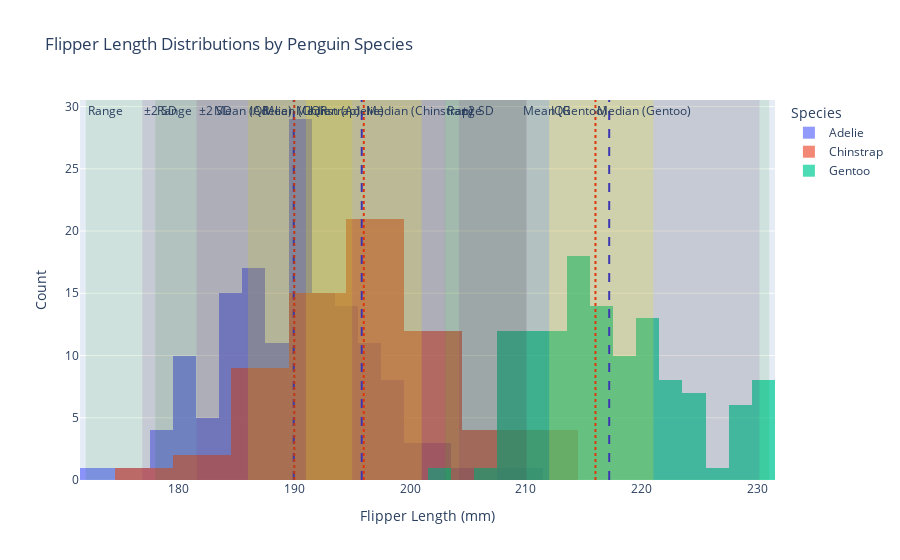

Notebook code for this chart:
### Markdown cell above
#### 1. Use [_fig.add_[h/v]line()_](https://plotly.com/python/horizontal-vertical-shapes/) and [_fig.add_[h/v]rect()_](https://plotly.com/python/line-charts/) to mark, respspectively, location (mean and median) and scale (range, interquartile range, and a range defined by two standard deviations away from the mean in both directions) of `flipper_length_mm` for each `species` onto `plotly` histograms of `flipper_length_mm` for each `species` in the penguins dataset<br>

<details class="details-example"><summary style="color:blue"><u>Further Guidance</u></summary>

> - _There are several considerations in this problem..._
>     - _The histograms can be on the same figure, on separate figures, or separated into different panels in the same figure_
>     - _The elements within a figure should be well annotated, probobably using a so-called legend to help make sure annotations don't overlap each other and are clear and readible_
> - _There are several ways to approach this problem..._
>     - _You will likely be very pleased when you run the code returned to you as the result of pasting this question in as a prompt into a ChatBot session; but, you will also likely need to interact with the ChatBot to ask for adjustments to the code which give a final satisfactory figure (and this is the recommended approach to get the experience this problem intends you to have)_
>     - _**When using a ChatBot, if the code provided by your ChatBot results in an error, show the error to your ChatBot and iterate this process with the adjusted "fixed" code provided by the ChatBot... this process usually converges some something workable that's pretty close to what you were going for**_
>     - <u>**And don't forget, a ChatBot can explain what how code it provides works, if you ask it to...**</u>
>     - _You could alternatively figure out how to code this plot up for yourself by looking at the provided documentation links and perhaps using some additional google searchers or ChatBot queries to help out with specific issues or examples; and, if you end up interested in figuring out a little more how the code works that's great and definitely feel free to go ahead and do so, but at this stage the point of this problem is to understand the general ideas of figures themselves as opposed to being an expert about the code that generated them_
    
</details>

### Code cell
import seaborn as sns
import pandas as pd

# Load the penguins dataset
penguins = sns.load_dataset('penguins')

# Drop rows with missing values in flipper_length_mm
penguins = penguins.dropna(subset=['flipper_length_mm'])

# Group by species and calculate statistics
stats = penguins.groupby('species')['flipper_length_mm'].agg(
    mean='mean', 
    median='median', 
    min_val='min', 
    max_val='max', 
    std='std', 
    q1=lambda x: x.quantile(0.25), 
    q3=lambda x: x.quantile(0.75)
).reset_index()

# Add columns for ± 2 standard deviations
stats['mean_minus_2std'] = stats['mean'] - 2 * stats['std']
stats['mean_plus_2std'] = stats['mean'] + 2 * stats['std']

import plotly.express as px
import plotly.graph_objects as go

# Create a figure for each species
fig = go.Figure()

for species in stats['species']:
    # Filter data for the species
    species_data = penguins[penguins['species'] == species]
    
    # Add a histogram for the species
    fig.add_trace(go.Histogram(
        x=species_data['flipper_length_mm'], 
        name=species,
        opacity=0.7
    ))

    # Get species statistics
    species_stats = stats[stats['species'] == species].iloc[0]

    # Add vertical lines for mean and median
    fig.add_vline(x=species_stats['mean'], line=dict(color='blue', dash='dash'), annotation_text=f"Mean ({species})", annotation_position="top left")
    fig.add_vline(x=species_stats['median'], line=dict(color='red', dash='dot'), annotation_text=f"Median ({species})", annotation_position="top right")

    # Add rectangles for range, IQR, and ±2 standard deviations
    # Range
    fig.add_vrect(x0=species_stats['min_val'], x1=species_stats['max_val'], 
                  fillcolor="green", opacity=0.1, line_width=0, 
                  annotation_text="Range", annotation_position="top left")
    
    # IQR
    fig.add_vrect(x0=species_stats['q1'], x1=species_stats['q3'], 
                  fillcolor="yellow", opacity=0.2, line_width=0, 
                  annotation_text="IQR", annotation_position="top left")
    
    # ±2 standard deviations
    fig.add_vrect(x0=species_stats['mean_minus_2std'], x1=species_stats['mean_plus_2std'], 
                  fillcolor="purple", opacity=0.1, line_width=0, 
                  annotation_text="±2 SD", annotation_position="top left")

    fig.update_layout(
    title="Flipper Length Distributions by Penguin Species",
    barmode="overlay",
    xaxis_title="Flipper Length (mm)",
    yaxis_title="Count",
    legend_title="Species"
)

fig.show()

### Figure 1 — Plotly figure (JSON) as saved in the notebook; plotly's stock layout.template omitted (floating-point values rounded to 4 significant figures; data arrays with more than 128 entries replaced by an {"elided": "..."} marker saying what was removed)
{"data": [{"name": "Adelie", "opacity": 0.7, "type": "histogram", "x": {"elided": "151 int values"}}, {"name": "Chinstrap", "opacity": 0.7, "type": "histogram", "x": [192, 196, 193, 188, 197, 198, 178, 197, 195, 198, 193, 194, 185, 201, 190, 201, 197, 181, 190, 195, 181, 191, 187, 193, 195, 197, 200, 200, 191, 205, 187, 201, 187, 203, 195, 199, 195, 210, 192, 205, 210, 187, 196, 196, 196, 201, 190, 212, 187, 198, 199, 201, 193, 203, 187, 197, 191, 203, 202, 194, 206, 189, 195, 207, 202, 193, 210, 198]}, {"name": "Gentoo", "opacity": 0.7, "type": "histogram", "x": [211, 230, 210, 218, 215, 210, 211, 219, 209, 215, 214, 216, 214, 213, 210, 217, 210, 221, 209, 222, 218, 215, 213, 215, 215, 215, 216, 215, 210, 220, 222, 209, 207, 230, 220, 220, 213, 219, 208, 208, 208, 225, 210, 216, 222, 217, 210, 225, 213, 215, 210, 220, 210, 225, 217, 220, 208, 220, 208, 224, 208, 221, 214, 231, 219, 230, 214, 229, 220, 223, 216, 221, 221, 217, 216, 230, 209, 220, 215, 223, 212, 221, 212, 224, 212, 228, 218, 218, 212, 230, 218, 228, 212, 224, 214, 226, 216, 222, 203, 225, 219, 228, 215, 228, 216, 215, 210, 219, 208, 209, 216, 229, 213, 230, 217, 230, 217, 222, 214, 215, 222, 212, 213]}], "layout": {"annotations": [{"showarrow": false, "text": "Mean (Adelie)", "x": 190.0, "xanchor": "right", "xref": "x", "y": 1, "yanchor": "top", "yref": "y domain"}, {"showarrow": false, "text": "Median (Adelie)", "x": 190, "xanchor": "left", "xref": "x", "y": 1, "yanchor": "top", "yref": "y domain"}, {"showarrow": false, "text": "Range", "x": 172, "xanchor": "left", "xref": "x", "y": 1, "yanchor": "top", "yref": "y domain"}, {"showarrow": false, "text": "IQR", "x": 186, "xanchor": "left", "xref": "x", "y": 1, "yanchor": "top", "yref": "y domain"}, {"showarrow": false, "text": "±2 SD", "x": 176.9, "xanchor": "left", "xref": "x", "y": 1, "yanchor": "top", "yref": "y domain"}, {"showarrow": false, "text": "Mean (Chinstrap)", "x": 195.8, "xanchor": "right", "xref": "x", "y": 1, "yanchor": "top", "yref": "y domain"}, {"showarrow": false, "text": "Median (Chinstrap)", "x": 196, "xanchor": "left", "xref": "x", "y": 1, "yanchor": "top", "yref": "y domain"}, {"showarrow": false, "text": "Range", "x": 178, "xanchor": "left", "xref": "x", "y": 1, "yanchor": "top", "yref": "y domain"}, {"showarrow": false, "text": "IQR", "x": 191, "xanchor": "left", "xref": "x", "y": 1, "yanchor": "top", "yref": "y domain"}, {"showarrow": false, "text": "±2 SD", "x": 181.6, "xanchor": "left", "xref": "x", "y": 1, "yanchor": "top", "yref": "y domain"}, {"showarrow": false, "text": "Mean (Gentoo)", "x": 217.2, "xanchor": "right", "xref": "x", "y": 1, "yanchor": "top", "yref": "y domain"}, {"showarrow": false, "text": "Median (Gentoo)", "x": 216, "xanchor": "left", "xref": "x", "y": 1, "yanchor": "top", "yref": "y domain"}, {"showarrow": false, "text": "Range", "x": 203, "xanchor": "left", "xref": "x", "y": 1, "yanchor": "top", "yref": "y domain"}, {"showarrow": false, "text": "IQR", "x": 212, "xanchor": "left", "xref": "x", "y": 1, "yanchor": "top", "yref": "y domain"}, {"showarrow": false, "text": "±2 SD", "x": 204.2, "xanchor": "left", "xref": "x", "y": 1, "yanchor": "top", "yref": "y domain"}], "barmode": "overlay", "legend": {"title": {"text": "Species"}}, "shapes": [{"line": {"color": "blue", "dash": "dash"}, "type": "line", "x0": 190.0, "x1": 190.0, "xref": "x", "y0": 0, "y1": 1, "yref": "y domain"}, {"line": {"color": "red", "dash": "dot"}, "type": "line", "x0": 190, "x1": 190, "xref": "x", "y0": 0, "y1": 1, "yref": "y domain"}, {"fillcolor": "green", "line": {"width": 0}, "opacity": 0.1, "type": "rect", "x0": 172, "x1": 210, "xref": "x", "y0": 0, "y1": 1, "yref": "y domain"}, {"fillcolor": "yellow", "line": {"width": 0}, "opacity": 0.2, "type": "rect", "x0": 186, "x1": 195, "xref": "x", "y0": 0, "y1": 1, "yref": "y domain"}, {"fillcolor": "purple", "line": {"width": 0}, "opacity": 0.1, "type": "rect", "x0": 176.9, "x1": 203.0, "xref": "x", "y0": 0, "y1": 1, "yref": "y domain"}, {"line": {"color": "blue", "dash": "dash"}, "type": "line", "x0": 195.8, "x1": 195.8, "xref": "x", "y0": 0, "y1": 1, "yref": "y domain"}, {"line": {"color": "red", "dash": "dot"}, "type": "line", "x0": 196, "x1": 196, "xref": "x", "y0": 0, "y1": 1, "yref": "y domain"}, {"fillcolor": "green", "line": {"width": 0}, "opacity": 0.1, "type": "rect", "x0": 178, "x1": 212, "xref": "x", "y0": 0, "y1": 1, "yref": "y domain"}, {"fillcolor": "yellow", "line": {"width": 0}, "opacity": 0.2, "type": "rect", "x0": 191, "x1": 201, "xref": "x", "y0": 0, "y1": 1, "yref": "y domain"}, {"fillcolor": "purple", "line": {"width": 0}, "opacity": 0.1, "type": "rect", "x0": 181.6, "x1": 210.1, "xref": "x", "y0": 0, "y1": 1, "yref": "y domain"}, {"line": {"color": "blue", "dash": "dash"}, "type": "line", "x0": 217.2, "x1": 217.2, "xref": "x", "y0": 0, "y1": 1, "yref": "y domain"}, {"line": {"color": "red", "dash": "dot"}, "type": "line", "x0": 216, "x1": 216, "xref": "x", "y0": 0, "y1": 1, "yref": "y domain"}, {"fillcolor": "green", "line": {"width": 0}, "opacity": 0.1, "type": "rect", "x0": 203, "x1": 231, "xref": "x", "y0": 0, "y1": 1, "yref": "y domain"}, {"fillcolor": "yellow", "line": {"width": 0}, "opacity": 0.2, "type": "rect", "x0": 212, "x1": 221, "xref": "x", "y0": 0, "y1": 1, "yref": "y domain"}, {"fillcolor": "purple", "line": {"width": 0}, "opacity": 0.1, "type": "rect", "x0": 204.2, "x1": 230.2, "xref": "x", "y0": 0, "y1": 1, "yref": "y domain"}], "title": {"text": "Flipper Length Distributions by Penguin Species"}, "xaxis": {"title": {"text": "Flipper Length (mm)"}}, "yaxis": {"title": {"text": "Count"}}}}
